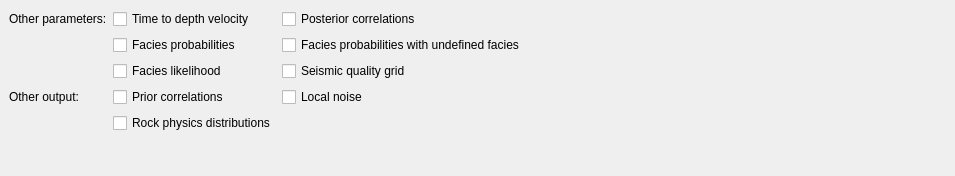
            <widget class="QWidget" name="otherPage_3">
             <property name="geometry">
              <rect>
               <x>0</x>
               <y>0</y>
               <width>955</width>
               <height>176</height>
              </rect>
             </property>
             <attribute name="label">
              <string>Other output</string>
             </attribute>
             <layout class="QGridLayout" name="_44">
              <property name="margin">
               <number>9</number>
              </property>
              <property name="spacing">
               <number>6</number>
              </property>
              <item row="0" column="0">
               <layout class="QGridLayout" name="gridLayout_44">
                <item row="0" column="1">
                 <layout class="QHBoxLayout" name="horizontalLayout_8">
                  <item>
                   <widget class="QCheckBox" name="oTimeDepthCheckBox">
                    <property name="toolTip">
                     <string>&lt;qt&gt;Should the time-to-depth velocity be written to file?</string>
                    </property>
                    <property name="text">
                     <string>Time to depth velocity</string>
                    </property>
                   </widget>
                  </item>
                 </layout>
                </item>
                <item row="0" column="2">
                 <layout class="QHBoxLayout" name="horizontalLayout_9">
                  <item>
                   <widget class="QCheckBox" name="oCorrelationsCheckBox">
                    <property name="toolTip">
                     <string>Posterior correlations between Vp, Vs and density after inversion</string>
                    </property>
                    <property name="text">
                     <string>Posterior correlations</string>
                    </property>
                   </widget>
                  </item>
                 </layout>
                </item>
                <item row="0" column="0">
                 <layout class="QHBoxLayout" name="horizontalLayout_7">
                  <item>
                   <widget class="QLabel" name="oParametersOtherLabel">
                    <property name="toolTip">
                     <string>&lt;qt&gt;Which other parameters to output?</string>
                    </property>
                    <property name="text">
                     <string>Other parameters:</string>
                    </property>
                   </widget>
                  </item>
                 </layout>
                </item>
                <item row="1" column="1">
                 <layout class="QHBoxLayout" name="horizontalLayout_10">
                  <item>
                   <widget class="QCheckBox" name="oFaciesProbabilitiesCheckBox">
                    <property name="toolTip">
                     <string>Should the facies probabilities be written to file?</string>
                    </property>
                    <property name="text">
                     <string>Facies probabilities</string>
                    </property>
                   </widget>
                  </item>
                 </layout>
                </item>
                <item row="1" column="2">
                 <layout class="QHBoxLayout" name="horizontalLayout_11">
                  <item>
                   <widget class="QCheckBox" name="oFaciesProbabilitiesUndefinedCheckBox">
                    <property name="toolTip">
                     <string>&lt;qt&gt;Should facies probabilities with undefined value be written to file? When combination of elastic parameters do not match any facies, those will be estimated as undefined.</string>
                    </property>
                    <property name="text">
                     <string>Facies probabilities with undefined facies</string>
                    </property>
                   </widget>
                  </item>
                 </layout>
                </item>
                <item row="1" column="0">
                 <layout class="QVBoxLayout" name="verticalLayout_18"/>
                </item>
                <item row="3" column="0">
                 <widget class="QLabel" name="oOutputOtherLabel">
                  <property name="text">
                   <string>Other output:</string>
                  </property>
                 </widget>
                </item>
                <item row="3" column="1">
                 <layout class="QHBoxLayout" name="horizontalLayout_12">
                  <item>
                   <widget class="QCheckBox" name="oPriorCorrelationCheckBox">
                    <property name="toolTip">
                     <string>&lt;qt&gt;Should prior correlation be written to files?</string>
                    </property>
                    <property name="text">
                     <string>Prior correlations</string>
                    </property>
                   </widget>
                  </item>
                 </layout>
                </item>
                <item row="3" column="2">
                 <layout class="QHBoxLayout" name="horizontalLayout_13">
                  <item>
                   <widget class="QCheckBox" name="oLocalNoiseCheckBox">
                    <property name="toolTip">
                     <string>&lt;qt&gt;Should estimated local noise surface be written to files? Is only enabled when the local noise check box under &quot;Survey Information&quot; is checked.</string>
                    </property>
                    <property name="text">
                     <string>Local noise</string>
                    </property>
                   </widget>
                  </item>
                 </layout>
                </item>
                <item row="2" column="1">
                 <widget class="QCheckBox" name="oFaciesLikelihoodCheckBox">
                  <property name="toolTip">
                   <string>&lt;!DOCTYPE HTML PUBLIC &quot;-//W3C//DTD HTML 4.0//EN&quot; &quot;http://www.w3.org/TR/REC-html40/strict.dtd&quot;&gt;
&lt;html&gt;&lt;head&gt;&lt;meta name=&quot;qrichtext&quot; content=&quot;1&quot; /&gt;&lt;style type=&quot;text/css&quot;&gt;
p, li { white-space: pre-wrap; }
&lt;/style&gt;&lt;/head&gt;&lt;body style=&quot; font-family:'Sans Serif'; font-size:10pt; font-weight:400; font-style:normal;&quot;&gt;
&lt;p style=&quot; margin-top:0px; margin-bottom:0px; margin-left:0px; margin-right:0px; -qt-block-indent:0; text-indent:0px;&quot;&gt;&lt;qt&gt;Control whether the likelihood for inverted seismic for each facies, &lt;span style=&quot; font-style:italic;&quot;&gt;p&lt;/span&gt;(&lt;span style=&quot; font-style:italic;&quot;&gt;m&lt;/span&gt;|&lt;span style=&quot; font-style:italic;&quot;&gt;f&lt;/span&gt;), should be written to file.&lt;/p&gt;&lt;/body&gt;&lt;/html&gt;</string>
                  </property>
                  <property name="text">
                   <string>Facies likelihood</string>
                  </property>
                 </widget>
                </item>
                <item row="2" column="2">
                 <widget class="QCheckBox" name="oFaciesQualityGridCheckBox">
                  <property name="toolTip">
                   <string>&lt;qt&gt;Control whether a quality grid kriged from values for fit between facies and facies observed in each well should be generated.</string>
                  </property>
                  <property name="text">
                   <string>Seismic quality grid</string>
                  </property>
                 </widget>
                </item>
                <item row="5" column="1">
                 <spacer name="verticalSpacer_4">
                  <property name="orientation">
                   <enum>Qt::Vertical</enum>
                  </property>
                  <property name="sizeHint" stdset="0">
                   <size>
                    <width>20</width>
                    <height>40</height>
                   </size>
                  </property>
                 </spacer>
                </item>
                <item row="4" column="1">
                 <widget class="QCheckBox" name="oRockPhysicsCheckBox">
                  <property name="toolTip">
                   <string>&lt;qt&gt;Control whether a rock physics distribution per facies should be written to file. The distribution is in a Vp, Vs and density STORM-grid.</string>
                  </property>
                  <property name="text">
                   <string>Rock physics distributions</string>
                  </property>
                 </widget>
                </item>
               </layout>
              </item>
              <item row="0" column="1">
               <spacer name="horizontalSpacer">
                <property name="orientation">
                 <enum>Qt::Horizontal</enum>
                </property>
                <property name="sizeHint" stdset="0">
                 <size>
                  <width>40</width>
                  <height>20</height>
                 </size>
                </property>
               </spacer>
              </item>
              <item row="1" column="0">
               <spacer>
                <property name="orientation">
                 <enum>Qt::Vertical</enum>
                </property>
                <property name="sizeType">
                 <enum>QSizePolicy::Expanding</enum>
                </property>
                <property name="sizeHint" stdset="0">
                 <size>
                  <width>260</width>
                  <height>28</height>
                 </size>
                </property>
               </spacer>
              </item>
             </layout>
            </widget>
